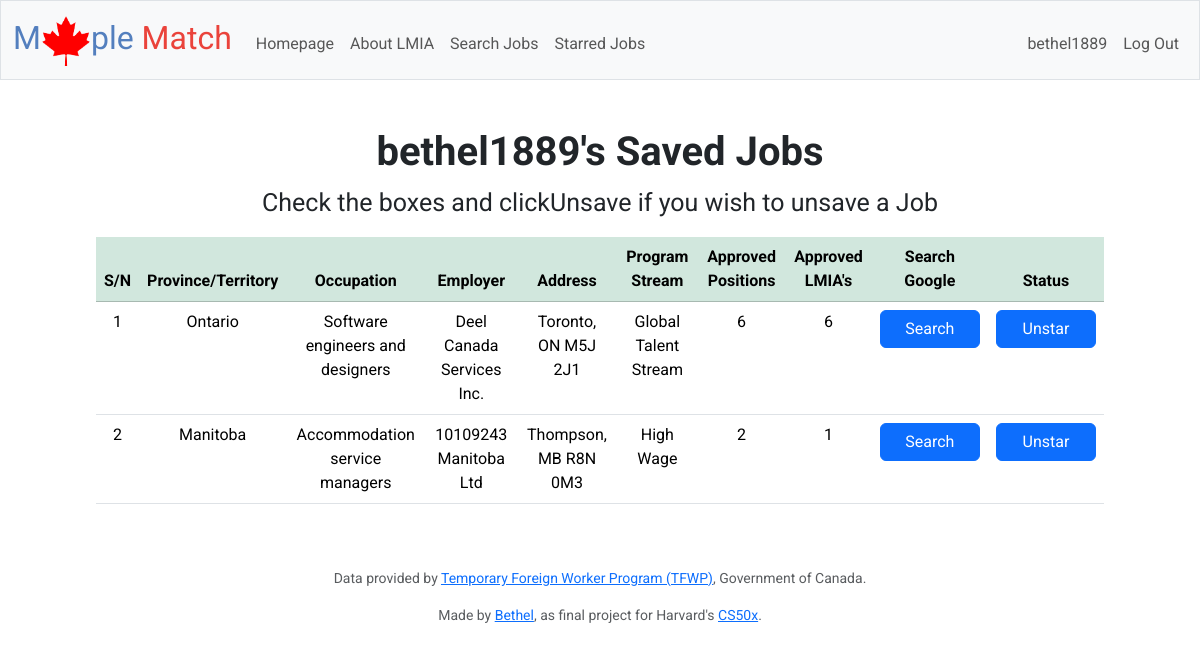
The app's page /star (signed in) with its own data.
### tables this page shows
CREATE TABLE users (id INTEGER PRIMARY KEY AUTOINCREMENT NOT NULL,
    username TEXT NOT NULL,
    hash TEXT NOT NULL,
    email TEXT);

CREATE TABLE occupations(
    id INTEGER PRIMARY KEY AUTOINCREMENT NOT NULL,
    name TEXT NOT NULL,
    number INTEGER NOT NULL);

### app.py (the view, shortened to what this page needs)
@app.route("/star", methods=["GET","POST"])
def star():
    id = session["user_id"]
    username = db.execute("SELECT * FROM users WHERE id=?;", id)[0]["username"]
    '''
        A get request returns a list of starred jobs
    '''
    if request.method == "GET":
        raw_results = db.execute('''SELECT * FROM jobs WHERE id IN (SELECT job_id FROM user_jobs WHERE user_id=?);
                                 ''', id)
        results = []
        sn = 0
        for row in raw_results:
            new_row = {}
            sn += 1
            new_row["sn"] = sn
            new_row["id"] = row["id"]
            new_row["region"] = region_check(row["region"])
            new_row["program_stream"] = program_stream_check(row["program_stream"])
            new_row["occupation"] = db.execute("SELECT * FROM occupations WHERE id=?;", row["occupation_id"])[0]["name"]
            new_row["employer"] = db.execute("SELECT * FROM employers WHERE id=?;", row["employer_id"])[0]["company"]
            new_row["address"] = db.execute("SELECT * FROM locations WHERE id=?;", row["location_id"])[0]["address"]
            new_row["approved_lmia"] = row["approved_lmia"]
            new_row["approved_position"] = row["approved_position"]
            results.append(new_row)
        jobs = results
        return render_template("starred.html", jobs=jobs, username=username)

### app.py (called while the page is built)
@app.after_request
def after_request(response):
    response.headers["Cache-Control"] = "no-cache, no-store, must-revalidate"
    response.headers["Expires"] = 0
    response.headers["Pragma"] = "no-cache"
    return response

### helpers.py (called while the page is built)
def region_check(region):
    if region in REGIONS:
        return REGIONS.index(region)
    elif region in region_numbers:
        return REGIONS[region]
    return False

def program_stream_check(program_stream):
    if program_stream in PROGRAM_STREAMS:
        return PROGRAM_STREAMS.index(program_stream)
    elif program_stream in program_stream_numbers:
        return PROGRAM_STREAMS[program_stream]
    return False

### templates/starred.html (shortened to what this page needs)
{% extends "layout.html" %}
{% block main %}
<div class="section">
    <h1 style="font-weight: bold">{{ username }}'s Saved Jobs</h1>
    <p style="margin-left: 150px; margin-right: 150px; font-size: 25px;">
        Check the boxes and clickUnsave if you wish to unsave a Job
    </p>
    <div style="margin-left: 50px; margin-right: 50px;">
        <table class="table">
            <thead class="table-success">
                <tr>
                    <th>S/N</th>
                    <th>Province/Territory</th>
                    <th>Occupation</th>
                    <th>Employer</th>
                    <th>Address</th>
                    <th>Program Stream</th>
                    <th>Approved Positions</th>
                    <th>Approved LMIA's</th>
                    <th>Search Google</th>
                    {% if username %}
                        <th>Status</th>
                    {% endif %}
                </tr>
            </thead>
            <tbody>
                {% for job in jobs %}
                    <tr>
                        <td>{{ job.sn }}</td>
                        <td>{{ job.region }}</td>
                        <td>{{ job.occupation }}</td>
                        <td>{{ job.employer }}</td>
                        <td>{{ job.address }}</td>
                        <td>{{ job.program_stream }}</td>
                        <td>{{ job.approved_position }}</td>
                        <td>{{ job.approved_lmia }}</td>
                        <td>
                            <form action="https://www.google.com/search?" method="get" target="_blank">
                                <input class="btn btn-primary" style="width: 100px" type="submit" value="Search">
                            </form>
                        </td>
                        <td>
                            <form action="/unstar" method="POST">
                                <input class="btn btn-primary" style="width: 100px" type="submit" value="Unstar">
                            </form>
                        </td>
                    </tr>
                    {% endfor %}
            </tbody>
        </table>
    </div>
</div>
{% endblock %}

### templates/layout.html (shortened to what this page needs)
<!DOCTYPE html>
<html lang="en">
    <head>
        <link href="https://cdn.jsdelivr.net/npm/bootstrap@5.3.2/dist/css/bootstrap.min.css" rel="stylesheet">
        <link href="/static/styles.css" rel="stylesheet">
    </head>
    <body>
        <nav class="bg-light border navbar navbar-expand-md navbar-light">
            <div class="container-fluid">
                <a class="navbar-brand" href="/"><span class="blue">M<span class="blue"><span class="blue"><img src="/static/canada.png" width="50" height="50" alt="A"></span><span>ple</span><span class="red"> <span class="red">Match</span></a>
                <div class="collapse navbar-collapse" id="navbar">
                    {% if session["user_id"] %}
                        <ul class="navbar-nav me-auto mt-2">
                            <li class="nav-item"><a class="nav-link" href="/">Homepage</a></li>
                            <li class="nav-item"><a class="nav-link" href="/about">About LMIA</a></li>
                            <li class="nav-item"><a class="nav-link" href="/search">Search Jobs</a></li>
                            <li class="nav-item"><a class="nav-link" href="/star">Starred Jobs</a></li>
                        </ul>
                        <ul class="navbar-nav ms-auto mt-2">
                            <li class="nav-item"><a class="nav-link">{{ username }}</a></li>
                            <li class="nav-item"><a class="nav-link" href="/logout">Log Out</a></li>
                        </ul>
                    {% endif %}
                </div>
            </div>
        </nav>
        <main class="container py-5 px-3 text-center">
            {% block main %}{% endblock %}
        </main>
        <footer class="mb-5">
            <p class="mb-3 small text-center text-muted">
                Data provided by <a href="https://open.canada.ca/data/en/dataset/90fed587-1364-4f33-a9ee-208181dc0b97">Temporary Foreign Worker Program (TFWP)</a>,
                Government of Canada.
            </p>
            <p class="mb-3 small text-center text-muted">
                Made by <a href="">Bethel</a>,
                as final project for Harvard's <a href="https://cs50.harvard.edu/x/2024/">CS50x</a>.
            </p>
        </footer>
    </body>
</html>

### static/styles.css (style rules this page uses)
nav .navbar-brand { font-size: xx-large; }
nav .navbar-brand .blue { color: #537fbe; }
nav .navbar-brand .red { color: #ea433b; }
body { font-family: "Roboto", sans-serif; }

### records on screen
users: username "bethel1889"
occupations: sn "1", region "Ontario", occupation "Software engineers and designers", employer "Deel Canada Services Inc.", address "Toronto, ON M5J 2J1", program_stream "Global Talent Stream", approved_position "6", approved_lmia "6"
occupations: sn "2", region "Manitoba", occupation "Accommodation service managers", employer "10109243 Manitoba Ltd", address "Thompson, MB R8N 0M3", program_stream "High Wage", approved_position "2", approved_lmia "1"
